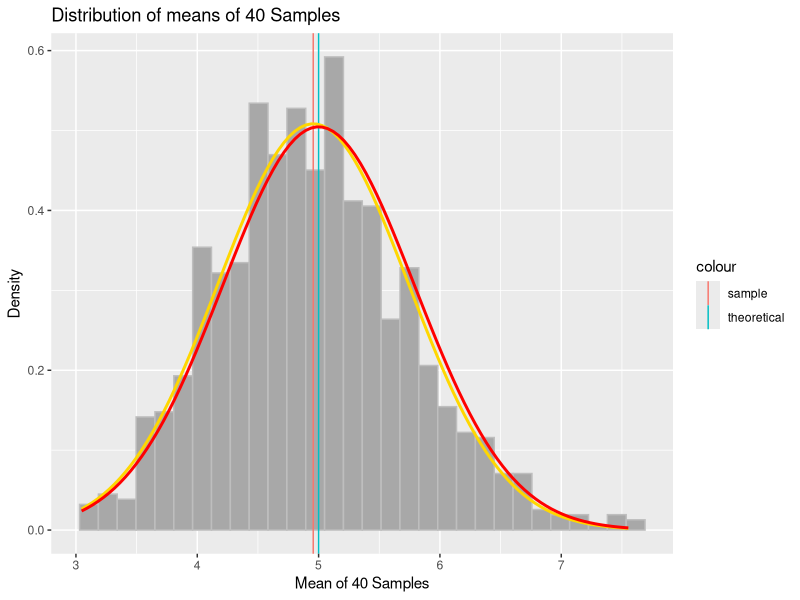
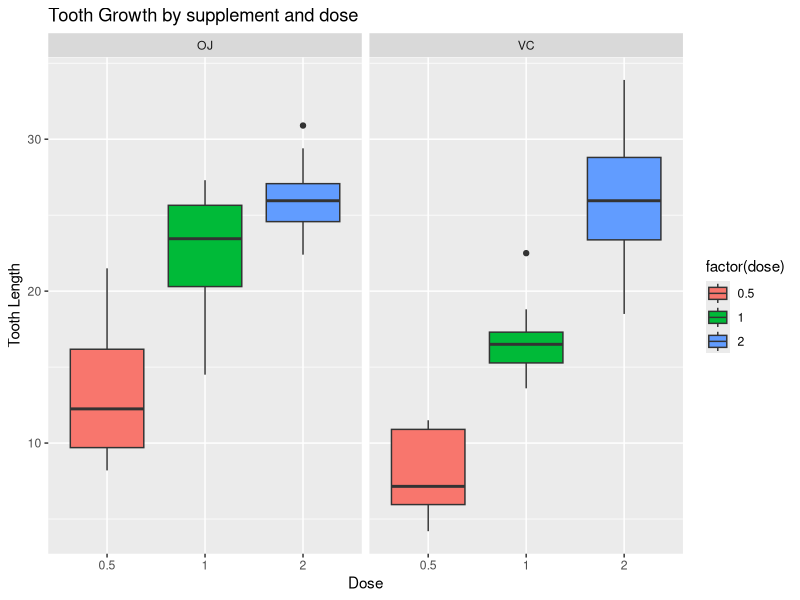

These charts were generated, in order, by the following R code:
## ---- chunk 1
set.seed(420)
lambda <- 0.2
n <- 40
sample_size <- 1000
simulated_sample <- replicate(sample_size, rexp(n, lambda))
means_exponentials <- apply(simulated_sample, 2, mean)
## ---- chunk 2
sample_mean <- mean(means_exponentials)
theoretical_mean <- 1 / lambda
paste0("The sample mean is ", sample_mean, " and the theoretical mean is ", theoretical_mean)

## ---- chunk 3
sample_var <- var(means_exponentials)
theoretical_var <- (1 / lambda)^2 / (n)
sample_sd <- sd(means_exponentials)
theoretical_sd <- 1/(lambda * sqrt(n))
paste0("The sample variance is ", sample_var, " and the theoretical variance is ", theoretical_var)
paste0("The sample standard deviation is ",sample_sd, " and the theoretical standard deviation is ", theoretical_sd)
## ---- chunk 4
library("ggplot2")
plotdata <- data.frame(means_exponentials)
m <- ggplot(plotdata, aes(x =means_exponentials))
m <- m + geom_histogram(aes(y=..density..), colour="grey",
fill = "grey66")
m <- m + labs(title = "Distribution of means of 40 Samples", x = "Mean of 40 Samples", y =
"Density")
m <- m + geom_vline(aes(xintercept = sample_mean, colour = "sample"))
m <- m + geom_vline(aes(xintercept = theoretical_mean, colour = "theoretical"))
m <- m + stat_function(fun = dnorm, args = list(mean = sample_mean, sd = sample_sd), color =
"gold1", size = 1.0)
m <- m + stat_function(fun = dnorm, args = list(mean = theoretical_mean, sd = theoretical_sd), colour =
"red", size = 1.0)
m
## ---- chunk 5
library(dplyr)
library(datasets)
library(ggplot2)
data <- ToothGrowth
## ---- chunk 6
summary(data)
head(data)
dim(data)
length(data)
## ---- chunk 7
grouped_data <- data %>%
  group_by(supp, dose) %>%
  summarize(avg_growth = mean(len),
            sd_growth = sd(len))
grouped_data
## ---- chunk 8
ggplot(data, aes(x=factor(dose), y=len, fill=factor(dose))) + 
  geom_boxplot() + 
  facet_grid(.~supp) + 
  labs(title="Tooth Growth by supplement and dose", x="Dose", y="Tooth Length")
## ---- chunk 9
oj5 <- data %>% filter(supp=="OJ", dose=="0.5")
oj1 <- data %>% filter(supp=="OJ", dose=="1")
vc5 <- data %>% filter(supp=="VC", dose=="0.5")
vc1 <- data %>% filter(supp=="VC", dose=="1")
t.test(oj5$len, vc5$len, var.equal = FALSE)
t.test(oj1$len, vc1$len, var.equal = FALSE)
## ---- chunk 10
oj2 <- data %>% filter(supp=="OJ", dose=="2")
vc2 <- data %>% filter(supp=="VC", dose=="2")
t.test(oj2$len, vc2$len, var.equal = FALSE)
